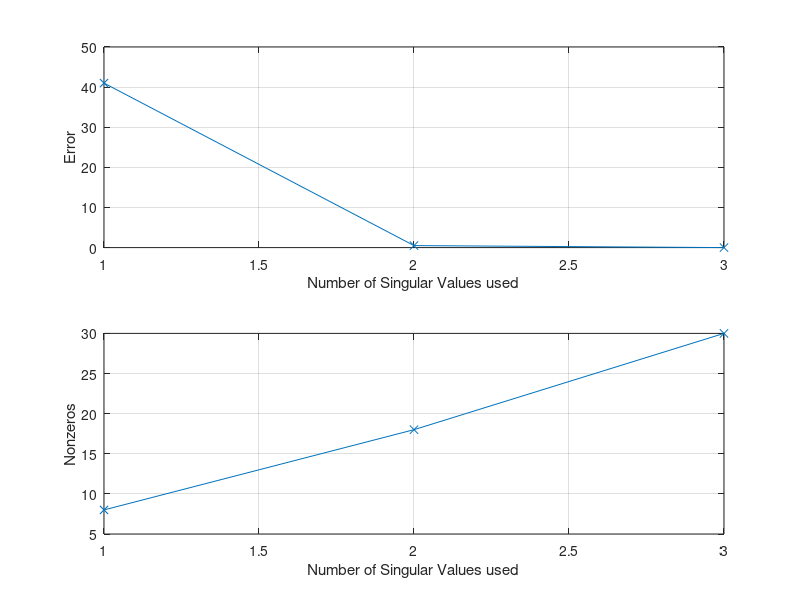

Source code (MATLAB):
A=[5 4 1; 5 5 0; 0 0 5; 1 0 4]

% decomposing the image using singular value decomposition
[U,S,V]=svd(A);

all_N=[1,2,3];

dispEr = [];
numSVals = [];
nonzerosTotal = [];

%figure;
for i=1:numel(all_N)
    N=all_N(i);
    
    Ureduced=U(:,1:N);
    Sreduced=S(1:N,1:N);
    Vreduced=V(:,1:N);
    
    % Construct an Image using the selected singular values
    D=Ureduced*Sreduced*Vreduced'

    error=sum(sum((A-D).^2));

    % store vals for display
    nonzerosTotal=[nonzerosTotal numel(Ureduced)+numel(Sreduced)+numel(Vreduced)];
    dispEr = [dispEr; error];
    numSVals = [numSVals; N];
    
end

% dislay the error graph
figure; 
subplot(2,1,1)
title('Error in compression');
plot(numSVals, dispEr,'-x');
grid on
xlabel('Number of Singular Values used');
ylabel('Error');

subplot(2,1,2)
title('Nonzeros in matrices');
plot(numSVals, nonzerosTotal,'-x');
grid on
xlabel('Number of Singular Values used');
ylabel('Nonzeros');

